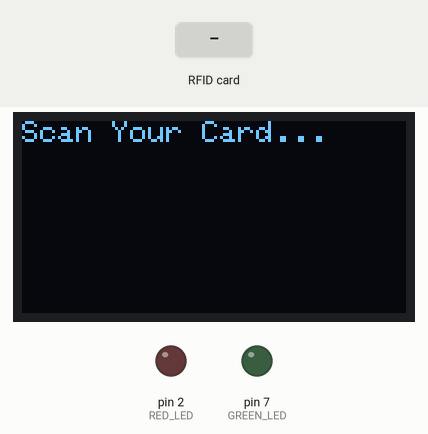
The sketch below on a simulated Arduino Uno, built with avr-gcc and run on an emulated ATmega328P. On the bench: 128×64 one-colour display, output pins drawn as LEDs (lit = HIGH). The test bench sets the inputs (shaded band). Pins used as bus, display or sensor lines are not drawn.

Above: at 1.3 s.
1.4 s: RFID card 5E 7A 19 C4 held to the reader
At 2.7 s:
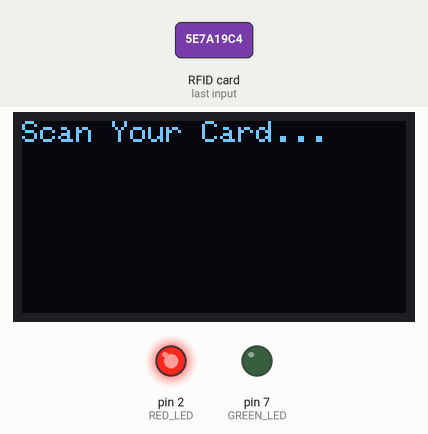
At 3.7 s:
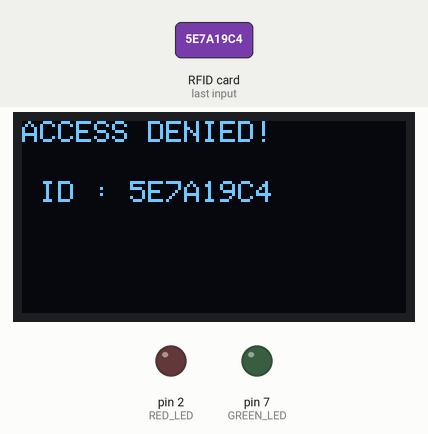
4.4 s: RFID card 5E 7A 19 C4 held to the reader
At 6.5 s:
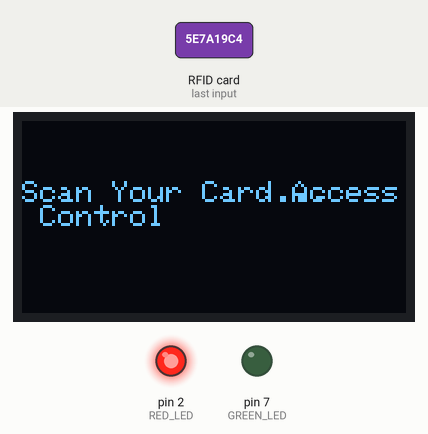
Timing chart, 0 to 9.0 s (numbered marks = the images above; inputs shaded):
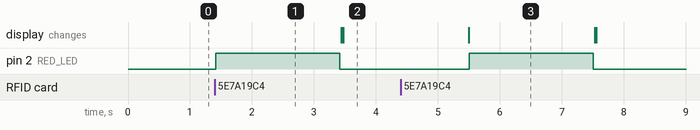

Measured:
- after the input at 1.4 s, pin 2 (RED_LED): LOW → HIGH at once, → LOW 2.0 s later
- after the input at 4.4 s, pin 2 (RED_LED): LOW → HIGH after 1.1 s, → LOW 2.0 s later

The sketch:

arduini_rfid_oled_tol.ino
```cpp
#include <SPI.h>
#include <MFRC522.h>
#include <Wire.h>
#include <Adafruit_GFX.h>
#include <Adafruit_SSD1306.h>

#define RST_PIN 9
#define SS_PIN 10
#define GREEN_LED 7// Define the pin for the green LED
#define RED_LED 2   // Define the pin for the red LED

byte readCard[4];
String My_ID = "(D0B77E89)";
String ID = "";

MFRC522 mfrc522(SS_PIN, RST_PIN);
Adafruit_SSD1306 display = Adafruit_SSD1306(128, 64, &Wire, -1);

void setup()
{
  SPI.begin();
  mfrc522.PCD_Init();
  display.begin(SSD1306_SWITCHCAPVCC, 0x3C);
  pinMode(GREEN_LED, OUTPUT); // Set the green LED pin as output
  pinMode(RED_LED, OUTPUT);   // Set the red LED pin as output

  display.clearDisplay();
  display.setTextColor(WHITE);
  display.setCursor(0, 0);
  display.setTextSize(1);
  display.print("Scan Your Card...");
  display.display();
}

void loop()
{
  while (getID())
  {
    display.clearDisplay();
    display.setCursor(0, 0);
    display.setTextSize(1);

    if (ID == My_ID)
    {
      display.print("ACCESS GRANTED!");
      digitalWrite(GREEN_LED, HIGH); // Turn on the green LED
      delay(2000);                   // Keep the LED on for 2 seconds
      digitalWrite(GREEN_LED, LOW);  // Turn off the green LED
    }
    else
    {
      display.print("ACCESS DENIED!");
      digitalWrite(RED_LED, HIGH); // Turn on the red LED
      delay(2000);                 // Keep the LED on for 2 seconds
      digitalWrite(RED_LED, LOW);  // Turn off the red LED
    }

    display.display();
    display.setCursor(0, 20);
    display.print(" ID : ");
    display.print(ID);
    display.display();

    delay(2000);

    display.clearDisplay();
    display.print(" Access Control ");
    display.setCursor(0, 20);
    display.print("Scan Your Card...");
    display.display();
  }
}

boolean getID()
{
  if (!mfrc522.PICC_IsNewCardPresent())
  {
    return false;
  }
  if (!mfrc522.PICC_ReadCardSerial())
  {
    return false;
  }
  ID = "";
  for (uint8_t i = 0; i < 4; i++)
  {
    //readCard[i] = mfrc522.uid.uidByte[i];
    ID.concat(String(mfrc522.uid.uidByte[i], HEX));
  }
  ID.toUpperCase();
  mfrc522.PICC_HaltA();
  return true;
}
```
